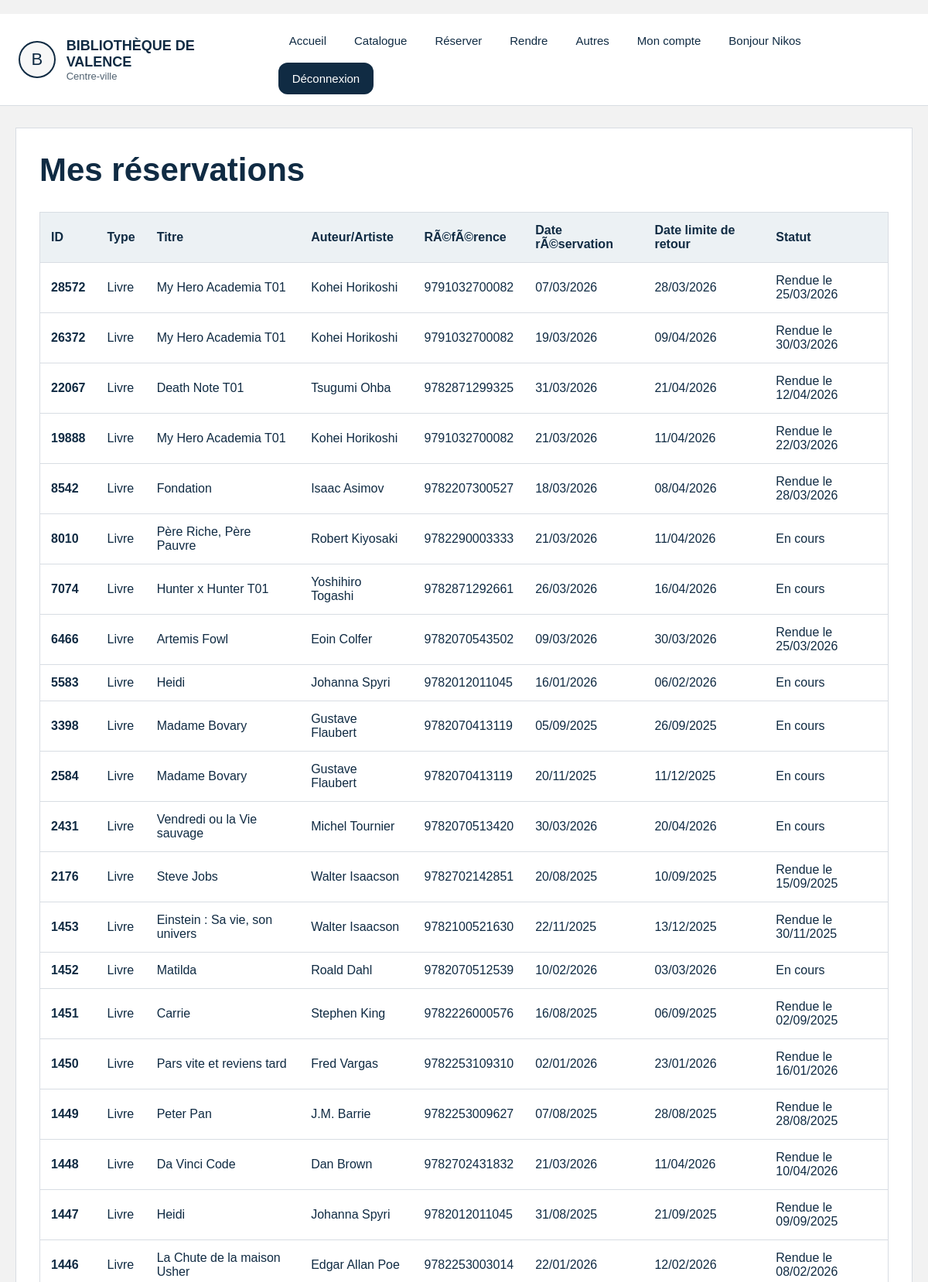
Page /mes_reservations (signed in, upper part) on the committed database.
### tables this page shows
CREATE TABLE LIVRE (id_livre INTEGER PRIMARY KEY, nom_livre TEXT, auteur_livre TEXT, maison_edition_livre TEXT, annee_livre NUMERIC, id_categorie NUMERIC REFERENCES CATEGORIE (id_categorie), ISBN_livre NUMERIC, resume TEXT, image TEXT, disponibilité INTEGER, total_exemplaires INTEGER);

CREATE TABLE RESERVATION (id_reservation NUMERIC PRIMARY KEY, date_reservation TEXT, date_de_retour TEXT, "id_client" NUMERIC REFERENCES CLIENT (id_client), bibliotheque_retrait TEXT, date_limite_retour TEXT, date_retour_effective TEXT);

### main.py (the view)
@application.route("/mes_reservations")
def mes_reservations():
    redirection = verifier_connexion()
    if redirection:
        return redirection
    reservations = bdd().execute(
        """
        SELECT type_media, id_reservation, nom_media, auteur_media, reference_media, date_reservation, date_limite_retour, date_retour_effective
        FROM VUE_MES_RESERVATIONS
        WHERE id_client = ?
        ORDER BY id_reservation DESC
        """,
        (session["utilisateur"]["id"],),
    ).fetchall()
    return render_template("mes_reservations.html", reservations=reservations)

### fonctions.py (called while the page is built)
def bdd(base_path=BASE_DONNEES):
    if "bdd" not in g:
        g.bdd = sqlite3.connect(base_path)
        g.bdd.row_factory = sqlite3.Row
    return g.bdd

def fermer_bdd(_erreur=None):
    connexion = g.pop("bdd", None)
    if connexion:
        connexion.close()

def faire_slug(texte):
    return "-".join(str(texte).strip().lower().split()) # permet de convertir un m eSSage en message

def categories_menu(base_path=BASE_DONNEES):
    try:
        lignes = bdd(base_path).execute(
            "SELECT id_categorie, nom_categorie FROM CATEGORIE ORDER BY id_categorie"
        ).fetchall()
    except Exception:
        return []
    return [
        {
            "id": l["id_categorie"],
            "nom": l["nom_categorie"],
            "categorie_url": faire_slug(l["nom_categorie"]),
        }
        for l in lignes
    ]

def verifier_connexion():
    if "utilisateur" not in session:
        return redirect(url_for("connexion", next=request.path))
    return None

def contexte_global(base_path=BASE_DONNEES):
    return {
        "utilisateur": session.get("utilisateur"),
        "admin_connecte": bool(session.get("admin")),
        "menu_categories": categories_menu(base_path),
    }

### main.py (called while the page is built)
@application.teardown_appcontext
def nettoyage_bdd(_erreur):
    fermer_bdd(_erreur)

@application.context_processor
def injecter_contexte():
    return contexte_global(BASE_DONNEES)

### templates/mes_reservations.html (shortened to what this page needs)
﻿{% extends "base.html" %}
{% block content %}
<h1>Mes réservations</h1>
<div class="table-conteneur">
    <table class="tableau-horaires">
        <thead>
            <tr>
                <th>ID</th>
                <th>Type</th>
                <th>Titre</th>
                <th>Auteur/Artiste</th>
                <th>RÃ©fÃ©rence</th>
                <th>Date rÃ©servation</th>
                <th>Date limite de retour</th>
                <th>Statut</th>
            </tr>
        </thead>
        <tbody>
            {% for r in reservations %}
            <tr>
                <td>{{ r['id_reservation'] }}</td>
                <td>{{ r['type_media'] }}</td>
                <td>{{ r['nom_media'] }}</td>
                <td>{{ r['auteur_media'] or '-' }}</td>
                <td>{{ r['reference_media'] }}</td>
                <td>{{ r['date_reservation'] }}</td>
                <td>{{ r['date_limite_retour'] or '-' }}</td>
                <td>
                    {% if r['date_retour_effective'] %}
                        Rendue le {{ r['date_retour_effective'] }}
                    {% else %}
                        En cours
                    {% endif %}
                </td>
            </tr>
            {% else %}
            <tr>
                <td colspan="8">Aucune réservation pour le moment.</td>
            </tr>
            {% endfor %}
        </tbody>
    </table>
</div>
{% endblock %}

### static/style.css (style rules this page uses)
* { box-sizing:border-box; }
body { margin:0; font-family:Arial, sans-serif; background:var(--fond); color:var(--bleu); }
.bloc-principal h1 { margin:0 0 10px 0; font-size:42px; }
.tableau-horaires { width:100%; border-collapse:collapse; background:var(--blanc); border:1px solid var(--gris-clair); margin-top:20px; }
.tableau-horaires th, .tableau-horaires td { padding:14px; border-bottom:1px solid var(--gris-clair); text-align:left; }
.tableau-horaires th { background:#ecf1f4; }
.tableau-horaires td:first-child { font-weight:bold; color:var(--bleu); }
.table-conteneur { overflow:auto; }

### rows in the picture
LIVRE: id_reservation "28572", type_media "Livre", nom_media "My Hero Academia T01", auteur_livre "Kohei Horikoshi", reference_media "9791032700082", date_reservation "07/03/2026", r "28/03/2026", date_retour_effective "25/03/2026", id_reservation "26372", date_reservation "19/03/2026", r "09/04/2026", date_retour_effective "30/03/2026", id_reservation "19888", date_reservation "21/03/2026", r "11/04/2026", date_retour_effective "22/03/2026"
LIVRE: id_reservation "22067", type_media "Livre", nom_media "Death Note T01", auteur_livre "Tsugumi Ohba", reference_media "9782871299325", date_reservation "31/03/2026", r "21/04/2026", date_retour_effective "12/04/2026"
LIVRE: id_reservation "8542", type_media "Livre", nom_media "Fondation", auteur_livre "Isaac Asimov", reference_media "9782207300527", date_reservation "18/03/2026", r "08/04/2026", date_retour_effective "28/03/2026"
LIVRE: id_reservation "8010", type_media "Livre", nom_media "Père Riche, Père Pauvre", auteur_livre "Robert Kiyosaki", reference_media "9782290003333", date_reservation "21/03/2026", r "11/04/2026", shows "En cours"
LIVRE: id_reservation "7074", type_media "Livre", nom_media "Hunter x Hunter T01", auteur_livre "Yoshihiro Togashi", reference_media "9782871292661", date_reservation "26/03/2026", r "16/04/2026", shows "En cours"
LIVRE: id_reservation "6466", type_media "Livre", nom_media "Artemis Fowl", auteur_livre "Eoin Colfer", reference_media "9782070543502", date_reservation "09/03/2026", r "30/03/2026", date_retour_effective "25/03/2026"
LIVRE: id_reservation "5583", type_media "Livre", nom_media "Heidi", auteur_livre "Johanna Spyri", reference_media "9782012011045", date_reservation "16/01/2026", r "06/02/2026", shows "En cours"
RESERVATION: id_reservation "3398", type_media "Livre", nom_media "Madame Bovary", auteur_livre "Gustave Flaubert", reference_media "9782070413119", date_reservation "05/09/2025", date_limite_retour "26/09/2025", shows "En cours"
RESERVATION: id_reservation "2584", type_media "Livre", nom_media "Madame Bovary", auteur_livre "Gustave Flaubert", reference_media "9782070413119", date_reservation "20/11/2025", date_limite_retour "11/12/2025", shows "En cours"
RESERVATION: id_reservation "2431", type_media "Livre", nom_media "Vendredi ou la Vie sauvage", auteur_livre "Michel Tournier", reference_media "9782070513420", date_reservation "30/03/2026", date_limite_retour "20/04/2026", shows "En cours"
RESERVATION: id_reservation "2176", type_media "Livre", nom_media "Steve Jobs", auteur_livre "Walter Isaacson", reference_media "9782702142851", date_reservation "20/08/2025", date_limite_retour "10/09/2025", date_retour_effective "15/09/2025"
RESERVATION: id_reservation "1453", type_media "Livre", nom_media "Einstein : Sa vie, son univers", auteur_livre "Walter Isaacson", reference_media "9782100521630", date_reservation "22/11/2025", date_limite_retour "13/12/2025", date_retour_effective "30/11/2025"
RESERVATION: id_reservation "1452", type_media "Livre", nom_media "Matilda", auteur_livre "Roald Dahl", reference_media "9782070512539", date_reservation "10/02/2026", date_limite_retour "03/03/2026", shows "En cours"
RESERVATION: id_reservation "1451", type_media "Livre", nom_media "Carrie", auteur_livre "Stephen King", reference_media "9782226000576", date_reservation "16/08/2025", date_limite_retour "06/09/2025", date_retour_effective "02/09/2025"
RESERVATION: id_reservation "1450", type_media "Livre", nom_media "Pars vite et reviens tard", auteur_livre "Fred Vargas", reference_media "9782253109310", date_reservation "02/01/2026", date_limite_retour "23/01/2026", date_retour_effective "16/01/2026"
RESERVATION: id_reservation "1449", type_media "Livre", nom_media "Peter Pan", auteur_livre "J.M. Barrie", reference_media "9782253009627", date_reservation "07/08/2025", date_limite_retour "28/08/2025", date_retour_effective "28/08/2025"
RESERVATION: id_reservation "1448", type_media "Livre", nom_media "Da Vinci Code", auteur_livre "Dan Brown", reference_media "9782702431832", date_reservation "21/03/2026", date_limite_retour "11/04/2026", date_retour_effective "10/04/2026"
RESERVATION: id_reservation "1447", type_media "Livre", nom_media "Heidi", auteur_livre "Johanna Spyri", reference_media "9782012011045", date_reservation "31/08/2025", date_limite_retour "21/09/2025", date_retour_effective "09/09/2025"
RESERVATION: id_reservation "1446", type_media "Livre", nom_media "La Chute de la maison Usher", auteur_livre "Edgar Allan Poe", reference_media "9782253003014", date_reservation "22/01/2026", date_limite_retour "12/02/2026", date_retour_effective "08/02/2026"

### other values in the picture
{{ utilisateur.prenom }} "Nikos"
